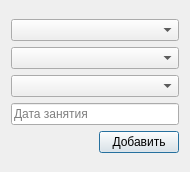
<?xml version="1.0" encoding="UTF-8"?>
<ui version="4.0">
 <class>AddAttendancesDialog</class>
 <widget class="QDialog" name="AddAttendancesDialog">
  <property name="geometry">
   <rect>
    <x>0</x>
    <y>0</y>
    <width>190</width>
    <height>172</height>
   </rect>
  </property>
  <property name="windowTitle">
   <string>Dialog</string>
  </property>
  <layout class="QGridLayout" name="gridLayout">
   <item row="0" column="0">
    <layout class="QVBoxLayout" name="verticalLayout_2">
     <item>
      <layout class="QVBoxLayout" name="verticalLayout">
       <item>
        <widget class="QComboBox" name="disciplinesBox"/>
       </item>
       <item>
        <widget class="QComboBox" name="lecturersBox"/>
       </item>
       <item>
        <widget class="QComboBox" name="attendaceBox"/>
       </item>
       <item>
        <widget class="QLineEdit" name="dateAttendanceLine">
         <property name="placeholderText">
          <string>Дата занятия</string>
         </property>
        </widget>
       </item>
      </layout>
     </item>
     <item>
      <layout class="QHBoxLayout" name="horizontalLayout">
       <item>
        <spacer name="horizontalSpacer">
         <property name="orientation">
          <enum>Qt::Horizontal</enum>
         </property>
         <property name="sizeHint" stdset="0">
          <size>
           <width>40</width>
           <height>20</height>
          </size>
         </property>
        </spacer>
       </item>
       <item>
        <widget class="QPushButton" name="addAttendanceButton">
         <property name="text">
          <string>Добавить</string>
         </property>
        </widget>
       </item>
      </layout>
     </item>
    </layout>
   </item>
  </layout>
 </widget>
 <resources/>
 <connections/>
</ui>
